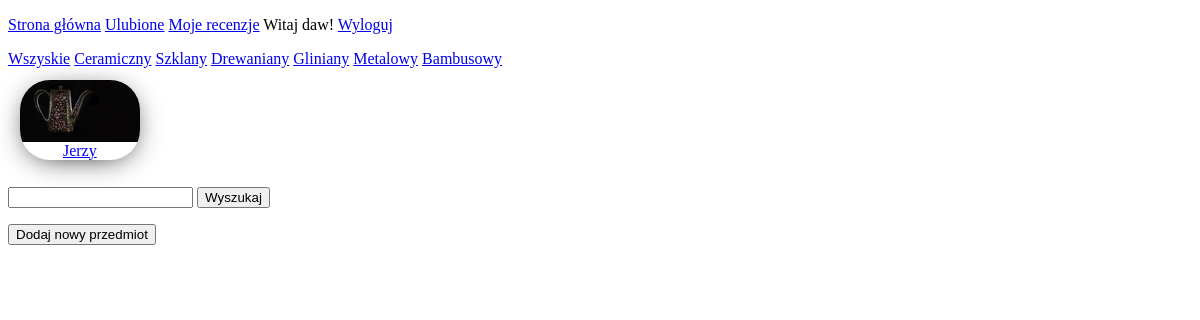
The app's page /index.php?idKat=5 (signed in) with its own data.
### tables this page shows
CREATE TABLE `kategorie` (
  `id` int(10) UNSIGNED NOT NULL,
  `nazwa` varchar(50) NOT NULL,
  `opis` text NOT NULL
);

CREATE TABLE `dzbany` (
  `id` int(10) UNSIGNED NOT NULL,
  `idKategorii` int(10) UNSIGNED NOT NULL,
  `nazwa` varchar(50) NOT NULL,
  `obrazek` varchar(50) NOT NULL,
  `opis` text NOT NULL,
  `pojemność` int(11) NOT NULL,
  `wysokość` int(11) NOT NULL
);

### index.php (the view, shortened to what this page needs)
<!DOCTYPE html>
<html lang="en">
<head>
    <link rel="stylesheet" href="style.css">
</head>
<body>
        <?php
 require("menu.php");
?>
    <div class="content">
    <?php
$sql = "SELECT id, nazwa FROM kategorie";
 $result = $conn->query($sql);
 echo "<a href='index.php'> Wszyskie</a>";
 while($row = $result->fetch_object()) {
 echo " <a href='index.php?idKat={$row->id}'>{$row->nazwa}</a>";
 }
 ?>
<?php
$sql = "SELECT id, nazwa, obrazek FROM dzbany";
if (isset($_GET["idKat"])) {
$idKat = $_GET["idKat"];
$sql .= " WHERE idKategorii = $idKat";
}
elseif (isset($_GET["fraza"])) {
$fraza = $_GET["fraza"];
$sql .= " WHERE nazwa LIKE '%$fraza%'";
}
$result = $conn->query($sql);
echo"<div class='mainContainer'>";
while($row = $result->fetch_object()) {
echo " <a class='mainItem' href='details.php?id={$row->id}'><img class='itemimg' src='$row->obrazek'></img>{$row->nazwa}</a>";
}
echo"</div>"
?>
<form>
 <p>
 <input type="text" name="fraza">
 <input type="submit" value="Wyszukaj">
 </p>
 </form>
    </div>
    <div class="addItem">
        <form action="insertForm.php">
        <button type="submit"> Dodaj nowy przedmiot</button>
        </form>
    </div>
</body>
</html>

### style.css (style rules this page uses)
.mainItem { margin: 1%; max-width: 10vw; max-height: 10vh; display: flex; flex-direction: column; text-align: center; overflow: hidden; background-color: rgb(255, 255, 255); border-radius: 30px; box-shadow: 0px 5px 30px -10px rgba(0, 0, 0, 1); }
.mainContainer { display: flex; }
.itemimg { overflow: hidden; width: 100%; height: 100%; object-fit: contain ; }

### records on screen
kategorie: nazwa "Ceramiczny"
kategorie: nazwa "Szklany"
kategorie: nazwa "Drewaniany"
kategorie: nazwa "Gliniany"
kategorie: nazwa "Metalowy"
kategorie: nazwa "Bambusowy"
dzbany: obrazek (picture), nazwa "Jerzy"

### other values on screen
$_SESSION["login"] "daw"
